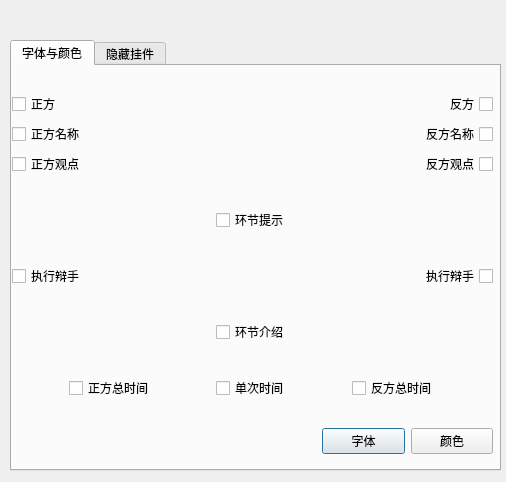
<?xml version="1.0" encoding="UTF-8"?>
<ui version="4.0">
 <class>SecondDialog</class>
 <widget class="QDialog" name="SecondDialog">
  <property name="geometry">
   <rect>
    <x>0</x>
    <y>0</y>
    <width>506</width>
    <height>482</height>
   </rect>
  </property>
  <property name="focusPolicy">
   <enum>Qt::TabFocus</enum>
  </property>
  <property name="windowTitle">
   <string>自定义美化</string>
  </property>
  <property name="windowOpacity">
   <double>0.800000000000000</double>
  </property>
  <widget class="QTabWidget" name="tabWidget">
   <property name="geometry">
    <rect>
     <x>10</x>
     <y>40</y>
     <width>491</width>
     <height>431</height>
    </rect>
   </property>
   <property name="currentIndex">
    <number>0</number>
   </property>
   <widget class="QWidget" name="widget">
    <attribute name="title">
     <string>字体与颜色</string>
    </attribute>
    <widget class="QWidget" name="layoutWidget">
     <property name="geometry">
      <rect>
       <x>0</x>
       <y>0</y>
       <width>481</width>
       <height>361</height>
      </rect>
     </property>
     <layout class="QVBoxLayout" name="verticalLayout_4">
      <item>
       <layout class="QHBoxLayout" name="horizontalLayout_3">
        <item>
         <layout class="QVBoxLayout" name="verticalLayout_5">
          <item>
           <widget class="QCheckBox" name="lab_leftup1">
            <property name="text">
             <string>正方</string>
            </property>
           </widget>
          </item>
          <item>
           <widget class="QCheckBox" name="lab_leftup2">
            <property name="text">
             <string>正方名称</string>
            </property>
           </widget>
          </item>
          <item>
           <widget class="QCheckBox" name="lab_leftup3">
            <property name="text">
             <string>正方观点</string>
            </property>
           </widget>
          </item>
         </layout>
        </item>
        <item>
         <layout class="QVBoxLayout" name="verticalLayout_6">
          <item>
           <widget class="QCheckBox" name="lab_rightup1">
            <property name="font">
             <font>
              <kerning>false</kerning>
             </font>
            </property>
            <property name="layoutDirection">
             <enum>Qt::RightToLeft</enum>
            </property>
            <property name="text">
             <string>反方</string>
            </property>
           </widget>
          </item>
          <item>
           <widget class="QCheckBox" name="lab_rightup2">
            <property name="layoutDirection">
             <enum>Qt::RightToLeft</enum>
            </property>
            <property name="text">
             <string>反方名称</string>
            </property>
           </widget>
          </item>
          <item>
           <widget class="QCheckBox" name="lab_rightup3">
            <property name="layoutDirection">
             <enum>Qt::RightToLeft</enum>
            </property>
            <property name="text">
             <string>反方观点</string>
            </property>
           </widget>
          </item>
         </layout>
        </item>
       </layout>
      </item>
      <item>
       <layout class="QHBoxLayout" name="horizontalLayout_7">
        <item>
         <spacer name="horizontalSpacer_9">
          <property name="orientation">
           <enum>Qt::Horizontal</enum>
          </property>
          <property name="sizeHint" stdset="0">
           <size>
            <width>40</width>
            <height>20</height>
           </size>
          </property>
         </spacer>
        </item>
        <item>
         <widget class="QCheckBox" name="lab_centerup">
          <property name="text">
           <string>环节提示</string>
          </property>
         </widget>
        </item>
        <item>
         <spacer name="horizontalSpacer_10">
          <property name="orientation">
           <enum>Qt::Horizontal</enum>
          </property>
          <property name="sizeHint" stdset="0">
           <size>
            <width>40</width>
            <height>20</height>
           </size>
          </property>
         </spacer>
        </item>
       </layout>
      </item>
      <item>
       <layout class="QHBoxLayout" name="horizontalLayout_8">
        <item>
         <widget class="QCheckBox" name="lab_left">
          <property name="text">
           <string>执行辩手</string>
          </property>
         </widget>
        </item>
        <item>
         <widget class="QCheckBox" name="lab_right">
          <property name="layoutDirection">
           <enum>Qt::RightToLeft</enum>
          </property>
          <property name="text">
           <string>执行辩手</string>
          </property>
         </widget>
        </item>
       </layout>
      </item>
      <item>
       <layout class="QHBoxLayout" name="horizontalLayout_9">
        <item>
         <spacer name="horizontalSpacer_11">
          <property name="orientation">
           <enum>Qt::Horizontal</enum>
          </property>
          <property name="sizeHint" stdset="0">
           <size>
            <width>40</width>
            <height>20</height>
           </size>
          </property>
         </spacer>
        </item>
        <item>
         <widget class="QCheckBox" name="lab_center">
          <property name="layoutDirection">
           <enum>Qt::LeftToRight</enum>
          </property>
          <property name="text">
           <string>环节介绍</string>
          </property>
         </widget>
        </item>
        <item>
         <spacer name="horizontalSpacer_12">
          <property name="orientation">
           <enum>Qt::Horizontal</enum>
          </property>
          <property name="sizeHint" stdset="0">
           <size>
            <width>40</width>
            <height>20</height>
           </size>
          </property>
         </spacer>
        </item>
       </layout>
      </item>
      <item>
       <layout class="QHBoxLayout" name="horizontalLayout_10">
        <item>
         <spacer name="horizontalSpacer_13">
          <property name="orientation">
           <enum>Qt::Horizontal</enum>
          </property>
          <property name="sizeHint" stdset="0">
           <size>
            <width>40</width>
            <height>20</height>
           </size>
          </property>
         </spacer>
        </item>
        <item>
         <widget class="QCheckBox" name="lcd_left">
          <property name="text">
           <string>正方总时间</string>
          </property>
         </widget>
        </item>
        <item>
         <spacer name="horizontalSpacer_14">
          <property name="orientation">
           <enum>Qt::Horizontal</enum>
          </property>
          <property name="sizeHint" stdset="0">
           <size>
            <width>40</width>
            <height>20</height>
           </size>
          </property>
         </spacer>
        </item>
        <item>
         <widget class="QCheckBox" name="lcd_center">
          <property name="text">
           <string>单次时间</string>
          </property>
         </widget>
        </item>
        <item>
         <spacer name="horizontalSpacer_15">
          <property name="orientation">
           <enum>Qt::Horizontal</enum>
          </property>
          <property name="sizeHint" stdset="0">
           <size>
            <width>40</width>
            <height>20</height>
           </size>
          </property>
         </spacer>
        </item>
        <item>
         <widget class="QCheckBox" name="lcd_right">
          <property name="text">
           <string>反方总时间</string>
          </property>
         </widget>
        </item>
        <item>
         <spacer name="horizontalSpacer_16">
          <property name="orientation">
           <enum>Qt::Horizontal</enum>
          </property>
          <property name="sizeHint" stdset="0">
           <size>
            <width>40</width>
            <height>20</height>
           </size>
          </property>
         </spacer>
        </item>
       </layout>
      </item>
     </layout>
    </widget>
    <widget class="QWidget" name="layoutWidget">
     <property name="geometry">
      <rect>
       <x>310</x>
       <y>360</y>
       <width>171</width>
       <height>31</height>
      </rect>
     </property>
     <layout class="QHBoxLayout" name="horizontalLayout">
      <item>
       <widget class="QPushButton" name="secdia_pg1_btn_setf">
        <property name="text">
         <string>字体</string>
        </property>
       </widget>
      </item>
      <item>
       <widget class="QPushButton" name="secdia_pg1_btn_setc">
        <property name="text">
         <string>颜色</string>
        </property>
       </widget>
      </item>
     </layout>
    </widget>
   </widget>
   <widget class="QWidget" name="tab_2">
    <attribute name="title">
     <string>隐藏挂件</string>
    </attribute>
    <widget class="QWidget" name="layoutWidget_2">
     <property name="geometry">
      <rect>
       <x>0</x>
       <y>0</y>
       <width>478</width>
       <height>391</height>
      </rect>
     </property>
     <layout class="QVBoxLayout" name="verticalLayout_7">
      <item>
       <layout class="QHBoxLayout" name="horizontalLayout_4">
        <item>
         <layout class="QVBoxLayout" name="verticalLayout_8">
          <item>
           <widget class="QCheckBox" name="secdia_pg2_check_1">
            <property name="text">
             <string>正方</string>
            </property>
           </widget>
          </item>
          <item>
           <widget class="QCheckBox" name="secdia_pg2_check_2">
            <property name="text">
             <string>正方名称</string>
            </property>
           </widget>
          </item>
          <item>
           <widget class="QCheckBox" name="secdia_pg2_check_3">
            <property name="text">
             <string>正方观点</string>
            </property>
           </widget>
          </item>
         </layout>
        </item>
        <item>
         <layout class="QVBoxLayout" name="verticalLayout_9">
          <item>
           <widget class="QCheckBox" name="secdia_pg2_check_4">
            <property name="font">
             <font>
              <kerning>false</kerning>
             </font>
            </property>
            <property name="layoutDirection">
             <enum>Qt::RightToLeft</enum>
            </property>
            <property name="text">
             <string>反方</string>
            </property>
           </widget>
          </item>
          <item>
           <widget class="QCheckBox" name="secdia_pg2_check_5">
            <property name="layoutDirection">
             <enum>Qt::RightToLeft</enum>
            </property>
            <property name="text">
             <string>反方名称</string>
            </property>
           </widget>
          </item>
          <item>
           <widget class="QCheckBox" name="secdia_pg2_check_6">
            <property name="layoutDirection">
             <enum>Qt::RightToLeft</enum>
            </property>
            <property name="text">
             <string>反方观点</string>
            </property>
           </widget>
          </item>
         </layout>
        </item>
       </layout>
      </item>
      <item>
       <layout class="QHBoxLayout" name="horizontalLayout_11">
        <item>
         <spacer name="horizontalSpacer_17">
          <property name="orientation">
           <enum>Qt::Horizontal</enum>
          </property>
          <property name="sizeHint" stdset="0">
           <size>
            <width>40</width>
            <height>20</height>
           </size>
          </property>
         </spacer>
        </item>
        <item>
         <widget class="QCheckBox" name="secdia_pg2_check_7">
          <property name="text">
           <string>环节提示</string>
          </property>
         </widget>
        </item>
        <item>
         <spacer name="horizontalSpacer_18">
          <property name="orientation">
           <enum>Qt::Horizontal</enum>
          </property>
          <property name="sizeHint" stdset="0">
           <size>
            <width>40</width>
            <height>20</height>
           </size>
          </property>
         </spacer>
        </item>
       </layout>
      </item>
      <item>
       <layout class="QHBoxLayout" name="horizontalLayout_12">
        <item>
         <widget class="QCheckBox" name="secdia_pg2_check_8">
          <property name="text">
           <string>执行辩手</string>
          </property>
         </widget>
        </item>
        <item>
         <widget class="QCheckBox" name="secdia_pg2_check_9">
          <property name="layoutDirection">
           <enum>Qt::RightToLeft</enum>
          </property>
          <property name="text">
           <string>执行辩手</string>
          </property>
         </widget>
        </item>
       </layout>
      </item>
      <item>
       <layout class="QHBoxLayout" name="horizontalLayout_13">
        <item>
         <spacer name="horizontalSpacer_19">
          <property name="orientation">
           <enum>Qt::Horizontal</enum>
          </property>
          <property name="sizeHint" stdset="0">
           <size>
            <width>40</width>
            <height>20</height>
           </size>
          </property>
         </spacer>
        </item>
        <item>
         <widget class="QCheckBox" name="secdia_pg2_check_10">
          <property name="layoutDirection">
           <enum>Qt::LeftToRight</enum>
          </property>
          <property name="text">
           <string>环节介绍</string>
          </property>
         </widget>
        </item>
        <item>
         <spacer name="horizontalSpacer_20">
          <property name="orientation">
           <enum>Qt::Horizontal</enum>
          </property>
          <property name="sizeHint" stdset="0">
           <size>
            <width>40</width>
            <height>20</height>
           </size>
          </property>
         </spacer>
        </item>
       </layout>
      </item>
      <item>
       <layout class="QHBoxLayout" name="horizontalLayout_2">
        <item>
         <widget class="QCheckBox" name="secdia_pg2_check_11">
          <property name="text">
           <string>向后按钮</string>
          </property>
         </widget>
        </item>
        <item>
         <widget class="QCheckBox" name="secdia_pg2_check_12">
          <property name="text">
           <string>前进按钮</string>
          </property>
         </widget>
        </item>
        <item>
         <widget class="QCheckBox" name="secdia_pg2_check_13">
          <property name="text">
           <string>正方按钮</string>
          </property>
         </widget>
        </item>
        <item>
         <widget class="QCheckBox" name="secdia_pg2_check_14">
          <property name="text">
           <string>反方按钮</string>
          </property>
         </widget>
        </item>
        <item>
         <widget class="QCheckBox" name="secdia_pg2_check_15">
          <property name="text">
           <string>暂停按钮</string>
          </property>
         </widget>
        </item>
        <item>
         <widget class="QCheckBox" name="secdia_pg2_check_16">
          <property name="text">
           <string>设置按钮</string>
          </property>
         </widget>
        </item>
       </layout>
      </item>
      <item>
       <layout class="QHBoxLayout" name="horizontalLayout_14">
        <item>
         <spacer name="horizontalSpacer_21">
          <property name="orientation">
           <enum>Qt::Horizontal</enum>
          </property>
          <property name="sizeHint" stdset="0">
           <size>
            <width>40</width>
            <height>20</height>
           </size>
          </property>
         </spacer>
        </item>
        <item>
         <widget class="QCheckBox" name="secdia_pg2_check_17">
          <property name="text">
           <string>正方总时间</string>
          </property>
         </widget>
        </item>
        <item>
         <spacer name="horizontalSpacer_22">
          <property name="orientation">
           <enum>Qt::Horizontal</enum>
          </property>
          <property name="sizeHint" stdset="0">
           <size>
            <width>40</width>
            <height>20</height>
           </size>
          </property>
         </spacer>
        </item>
        <item>
         <widget class="QCheckBox" name="secdia_pg2_check_18">
          <property name="text">
           <string>单次时间</string>
          </property>
         </widget>
        </item>
        <item>
         <spacer name="horizontalSpacer_23">
          <property name="orientation">
           <enum>Qt::Horizontal</enum>
          </property>
          <property name="sizeHint" stdset="0">
           <size>
            <width>40</width>
            <height>20</height>
           </size>
          </property>
         </spacer>
        </item>
        <item>
         <widget class="QCheckBox" name="secdia_pg2_check_19">
          <property name="text">
           <string>反方总时间</string>
          </property>
         </widget>
        </item>
        <item>
         <spacer name="horizontalSpacer_24">
          <property name="orientation">
           <enum>Qt::Horizontal</enum>
          </property>
          <property name="sizeHint" stdset="0">
           <size>
            <width>40</width>
            <height>20</height>
           </size>
          </property>
         </spacer>
        </item>
       </layout>
      </item>
     </layout>
    </widget>
   </widget>
  </widget>
 </widget>
 <resources/>
 <connections/>
</ui>
